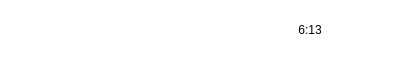
<?xml version="1.0" encoding="UTF-8"?>
<ui version="4.0">
 <class>Form</class>
 <widget class="QWidget" name="Form">
  <property name="geometry">
   <rect>
    <x>0</x>
    <y>0</y>
    <width>420</width>
    <height>60</height>
   </rect>
  </property>
  <property name="sizePolicy">
   <sizepolicy hsizetype="Fixed" vsizetype="Preferred">
    <horstretch>0</horstretch>
    <verstretch>0</verstretch>
   </sizepolicy>
  </property>
  <property name="windowTitle">
   <string>Form</string>
  </property>
  <property name="styleSheet">
   <string notr="true">border:none;
background-color: rgba(255, 255, 255, 0);</string>
  </property>
  <layout class="QHBoxLayout" name="horizontalLayout" stretch="10,1,0">
   <property name="spacing">
    <number>15</number>
   </property>
   <property name="leftMargin">
    <number>15</number>
   </property>
   <property name="topMargin">
    <number>0</number>
   </property>
   <property name="rightMargin">
    <number>15</number>
   </property>
   <property name="bottomMargin">
    <number>0</number>
   </property>
   <item>
    <widget class="QLabel" name="label">
     <property name="sizePolicy">
      <sizepolicy hsizetype="Minimum" vsizetype="Fixed">
       <horstretch>0</horstretch>
       <verstretch>0</verstretch>
      </sizepolicy>
     </property>
     <property name="minimumSize">
      <size>
       <width>0</width>
       <height>60</height>
      </size>
     </property>
     <property name="styleSheet">
      <string notr="true">font: 63 16pt &quot;Segoe UI Semibold&quot;;
color: rgb(255, 255, 255);</string>
     </property>
     <property name="text">
      <string/>
     </property>
    </widget>
   </item>
   <item>
    <widget class="QLabel" name="label_2">
     <property name="sizePolicy">
      <sizepolicy hsizetype="Fixed" vsizetype="Fixed">
       <horstretch>0</horstretch>
       <verstretch>0</verstretch>
      </sizepolicy>
     </property>
     <property name="minimumSize">
      <size>
       <width>60</width>
       <height>60</height>
      </size>
     </property>
     <property name="styleSheet">
      <string notr="true">font: 63 12pt &quot;Segoe UI Semibold&quot;;</string>
     </property>
     <property name="text">
      <string>6:13</string>
     </property>
     <property name="scaledContents">
      <bool>true</bool>
     </property>
     <property name="alignment">
      <set>Qt::AlignCenter</set>
     </property>
     <property name="wordWrap">
      <bool>true</bool>
     </property>
    </widget>
   </item>
   <item>
    <widget class="QPushButton" name="pushButton">
     <property name="minimumSize">
      <size>
       <width>50</width>
       <height>50</height>
      </size>
     </property>
     <property name="font">
      <font>
       <family>Segoe UI Semibold</family>
       <pointsize>25</pointsize>
       <weight>7</weight>
       <italic>false</italic>
       <bold>false</bold>
      </font>
     </property>
     <property name="styleSheet">
      <string notr="true">QPushButton{
	border: none;
	font: 63 25pt &quot;Segoe UI Semibold&quot;;
	color: rgb(255, 255, 255);
}</string>
     </property>
     <property name="text">
      <string>▶</string>
     </property>
    </widget>
   </item>
  </layout>
 </widget>
 <resources/>
 <connections/>
</ui>
